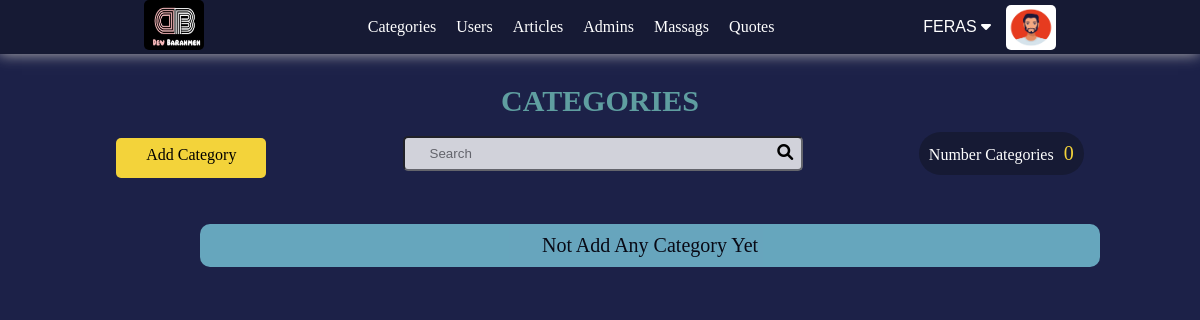
The page /admin/categories.php (signed in) on the database as committed earlier.
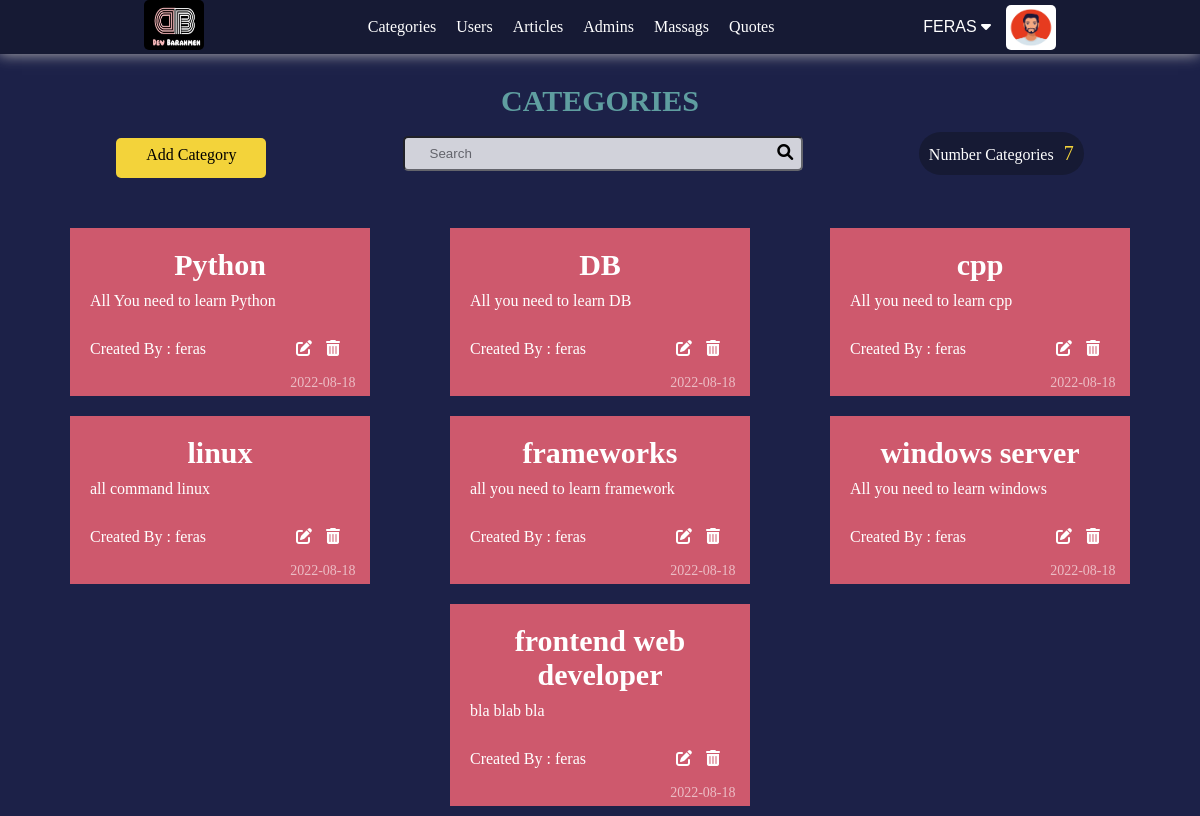
The same page on the database as committed later.
### tables this page shows
CREATE TABLE `users` (
  `IdUser` int(11) NOT NULL COMMENT 'Identify user number',
  `userName` char(255) NOT NULL,
  `password` varchar(255) NOT NULL,
  `email` varchar(255) NOT NULL,
  `fullName` varchar(255) NOT NULL,
  `aboutYou` varchar(255) NOT NULL,
  `langAndTools` varchar(255) NOT NULL,
  `permission` tinyint(11) NOT NULL,
  `age` tinyint(4) NOT NULL,
  `imageName` varchar(255) DEFAULT NULL,
  `dataRegister` date NOT NULL
);

CREATE TABLE `categories` (
  `IdCategory` int(11) NOT NULL,
  `titleCategory` varchar(255) NOT NULL,
  `content` varchar(100) NOT NULL,
  `additionDate` date NOT NULL,
  `IDwriter` int(11) NOT NULL
);

### admin/init.php (called while the page is built, shortened)
<?php
    include("config.php");
    $tpl            = 'include/templates/';
    $css            = 'layout/backend.css';
    $commfilesCSS   = '../commonBetweenBackFront/css/';
    $commfilesImags =  '../commonBetweenBackFront/images/';
    $commfilesPHP   = '../commonBetweenBackFront/php/';
    include($commfilesPHP. 'functions.php');
    include($tpl . 'header.php');
    if (!function_exists('SetNav')) {
        function SetNav() {
            global $tpl;
            include($tpl . 'nav.php');
        }
    }

### admin/categories.php (the view, shortened to what this page needs)
<?php
    include ('init.php');
    SetNav();
    function PrintCategories() {
        $data = Queries::FromTable("categories.*, users.IdUser, users.userName", "categories", "INNER JOIN users ON users.IdUser = categories.IDwriter");
        if ( !empty($data))  {
            foreach($data as $info ) {
                ?>
                    <div class="category">
                        <div class="content-category">
                            <h4><?php echo $info['titleCategory'] ?></h4>
                            <p class="content"><?php echo $info['content'] ?></p>
                        </div>
                        <div class="info-category">
                            <div class="layout">
                                <div class="optins">
                                    <a href="#" class="writer" data-hover="created by"><span>Created By : </span><span class="name"><?php echo $info['userName'] ?></span></a>
                                    <div class="">
                                        <a href="categories.php?categoriesAction=edit&IdCategory=<?php echo $info['IdCategory'] ?>" class="process-btn" data-hover="Edit"><i class="fa-solid fa-pen-to-square"></i></a>
                                        <a href="categories.php?categoriesAction=delete&IdCategory=<?php echo $info['IdCategory'] ?>"  onclick="return Confirm()" class="process-btn" data-hover="Delete"><i class="fa-solid fa-trash-can"></i></a>
                                    </div>
                                </div>
                                <span class="date-category"><?php echo $info['additionDate'] ?></span>
                            </div>
                        </div>
                    </div>
                <?php
            }
        } else {
            ?> <div class=""><?php GlobalFunctions::AlertMassage("Not Add Any Category Yet ", "info"); ?> </div> <?php
        }
    }
        ?>
        <?php
function MainStructer () {
    ?>
        <h3 class="h-title">Categories</h3>
        <div class="additions">
                <a href="categories.php?categoriesAction=add" class="form-btn">Add Category</a>
                <div class="search">
                    <i class="fa-solid fa-magnifying-glass"></i>
                    <input type="search" placeholder="Search" id="gsearch" name="gsearch">
                </div>
                <div class="number-articles">
                    <span>Number Categories</span> <span class="num"><?php echo  Queries::Counter("IdCategory", 'categories') ?></span>
                </div>
            </div>
        <div class="page-category">
            <?php PrintCategories() ?>
        </div>
    <?php
}
    function Controller() {
        switch (GetRequests::GetValueGet('categoriesAction')) {
            default:
                MainStructer();
                break;
        }
    }
    Controller();
    include ($tpl . 'footer.php');

### admin/include/templates/header.php (shortened to what this page needs)
<!DOCTYPE html>
<html lang="en">
    <head>
        <link rel="stylesheet" href="static\..\<?php echo $css ?>">
        <link rel="stylesheet" href="<?php echo $commfilesCSS?>navigationBar.css">
        <link rel="stylesheet" href="<?php echo  $commfilesCSS ?>globalEdit.css">
        <link rel="stylesheet" href="<?php echo  $commfilesCSS ?>all.min.css">
    </head>
    <body>

### admin/include/templates/nav.php (shortened to what this page needs)
<?php
    function NavStructer() {
        global $commfilesImags;
        global $commfilesuploaded;
        ?>
                <nav>
                    <div class="logo"><a href="dashbord.php"><img src="<?php echo $commfilesImags ?>logos/logo.jpg" alt="Logo"></a></div>
                    <div class="bar">
                        <ul>
                            <li><a href="categories.php">Categories</a></li>
                            <li><a href="users.php">Users</a></li>
                            <li><a href="articles.php">Articles</a></li>
                            <li><a href="#">Admins</a></li>
                            <li><a href="#">Massags</a></li>
                            <li><a href="#">Quotes</a></li>
                        </ul>
                    </div>
                    <div class="options-user">
                        <?php Images::SetImg($commfilesuploaded.'users/', Images::GetNameImgFromDB('imageName', 'users', "Where IdUser = " .  Sessions::GetValueSessionDepKey('IdUser')), 'profile-pictuer') ?>
                        <div class="label-dropdown">
                            <div class="pull-right">
                                <div class="dropdown label-dropdown">
                                    <button onclick="myFunction()" class="dropbtn name-in-nav">
                                        <?php echo $_SESSION['adminName'] ?>  <i class="fa-solid fa-caret-down" aria-hidden="true"></i>
                                </div>
                            </div>
                        </div>
                    </div>
                </nav>
        <?php
    }
    NavStructer();

### commonBetweenBackFront/php/functions.php (shortened to what this page needs)
<?php
    class GlobalFunctions {
            ?> <a href="<?php echo $_SERVER['HTTP_REFERER']?>"  class="form-btn back-btn">Back</a> <?php
        public static function AlertMassage($mass, $typeAlert= 'danger') {
            ?> <div class="alert <?php echo $typeAlert?>"><?php echo $mass?></div> <?php
        }
    }
    class Queries {
        public static function FromTable($filed='*', $table, $condition=NULL, $typeFetch = 'fetchAll', $ordered = null, $typeOrders = 'DESC', $limit = NULL) {
            global $db;
            if($ordered === null) {
                $stmt = $db->prepare("SELECT $filed FROM $table $condition $limit");
            }
            else
                $stmt = $db->prepare("SELECT $filed FROM $table $condition ORDER BY $ordered $typeOrders $limit");
            $stmt->execute();
            if ($typeFetch === 'fetchAll')
                $requerd = $stmt->fetchAll();
            elseif($typeFetch === 'fetch') {
                $requerd = $stmt->fetch();
            }
            return $requerd;
        }
        public static function Counter($columnName, $tableName, $where = NULL) {
            global $db;
            $stmt = $db->prepare("SELECT COUNT($columnName) FROM $tableName $where");
            $stmt->execute();
            $number = $stmt->fetch();
            if ($stmt->rowCount() > 0 ) {
                return $number[0];
            } else {
                echo "Random Nubmer";
            }
        }
    }
    class GetRequests {
        public static function IfGet() {
            if(! empty($_GET)) {
                return true;
            } else {
                return false;
            }
        }
    }
    class Images {
        public static function GetNameImgFromDB($nameCol, $nameTable , $where ) {
            return  Queries::FromTable($nameCol, $nameTable,  $where , 'fetch')['imageName'];
        }
        public static function SetImg($path, $nameImg, $class = NULL ) {
            global $commfilesImags;
            if ( ! empty ($nameImg)) {
                ?> <img src="<?php echo $path . $nameImg ?>" alt="Image" class="<?php echo $class ?>"> <?php
            } else {
                ?>  <img src="<?php echo $commfilesImags ?>/imagesProject/defaultImg.jpg" alt="Image" class="<?php echo $class ?>"> <?php
            }
        }
    }

### admin/include/templates/footer.php (shortened to what this page needs)
</body>
</html>

### admin/layout/backend.css (style rules this page uses)
.process-btn:before { content: attr(data-hover); visibility: hidden; opacity: 0; width: 80px; background-color: black; color: #fff; text-align: center; border-radius: 5px; padding: 5px 0; transition: opacity 1s ease-in-out; position: absolute; z-index: 1; left: -46%; top: 70%; }
.additions { height: fit-content; display: flex; align-items: center; justify-content: space-evenly; }
.additions a { text-align: center; }
.additions .search i { position: relative; left: 94%; color: black; z-index: 3; }
.additions .search input { padding: 8px 25px; width: 400px; border-radius: 5px; outline: none; opacity: .8; }
.additions .number-articles { background-color: var(--bbackground-color); padding: 10px; border-radius: 50px; transition: .2s ease-in-out; }
.additions .number-articles .num { color: var(--assistant); font-size: 20px; margin: 0 0 0 6px; }
.page-category { display: flex; width: 100%; justify-content: space-evenly; flex-wrap: wrap; margin-top: 40px; }
.page-category .category { background-color: var(--color-cards); padding: 20px; width: 300px; margin: 10px; }
.page-category .category .content-category h4 { text-align: center; margin-bottom: 10px; font-size: 30px; font-weight: bold; }
.page-category .category .info-category .date-category { font-size: 14px; position: relative; left: 77%; top: 15px; opacity: .6; width: fit-content; }
.page-category .category .info-category .layout { margin-top: 10px; }
.page-category .category .info-category .layout .optins a { color: white; margin-right: 10px; }
.page-category .category .info-category .layout a span { color: white; }
.page-category .category .info-category .layout .optins { margin-top: 30px; display: flex; justify-content: space-between; }

### commonBetweenBackFront/css/navigationBar.css (style rules this page uses)
nav { background-color: #161A34; display: flex; justify-content: space-evenly; align-items: center; box-shadow: -1px 0 14px #b9b7b7; }
.logo img { width: 60px; height: 50px; border-radius: 5px; }
nav ul { display: flex; justify-content: space-between; }
nav ul li { margin-left: 20px; transition: all 1s; }
nav ul li a { color: white; }
.options-user { display: flex; flex-direction: row-reverse; justify-content: center; align-items: center; }
.profile-pictuer { width: 50px; height: 45px; border-radius: 5px; margin-left: 10px; }
.name-in-nav { display: inline; text-transform: uppercase; font-size: 13px; }

### commonBetweenBackFront/css/globalEdit.css (style rules this page uses)
* { -moz-box-sizing: border-box; -webkit-box-sizing: border-box; box-sizing: border-box; padding: 0px; margin: 0px; }
:root { --main-color: #1C2148; --bbackground-color: #161A34; --assistant: #f3d33a; --titels: cadetblue; --sun-theam: white; --danger: #ed6464; --info: rgb(135, 222, 239); --success: rgb(147, 227, 147); --desine-one: #81ecec; --color-cards: #ce596d; }
html { scroll-behavior: smooth; }
body { background-color: #1C2148; color: var(--sun-theam); height: 85vh; }
ul { list-style: none; }
a { text-decoration: none; }
.dropbtn { color: var(--therd-color); padding: 5px; font-size: 16px; border: none; width: fit-content; height: auto; cursor: pointer; z-index: 1000; background-color: inherit; }
.dropdown { position: relative; display: inline-block; }
.h-title { text-align: center; margin-top: 20px; color: var(--titels); padding: 10px; border-radius: 10px; text-transform: uppercase; font-size: 30px; }
.form-btn { margin-top: 10px; padding: 8px; border-radius: 5px; background-color: var(--assistant); width: 150px; height: 40px; color: black; transition-duration: .2s; transition-timing-function: ease-in-out; border: none; outline: none; }
.alert { text-align: center; padding: 10px; margin-top: 5px; width: 900px; border-radius: 10px; font-size: 20px; position: relative; top: 3%; opacity: .7; left: 50px; }
.info { background-color: var(--info); color: black; }

Rows that differ between the two databases and show on the page:
added categories: titleCategory "Python", content "All You need to learn Python", IDwriter.userName "feras", additionDate "2022-08-18"
added categories: titleCategory "DB", content "All you need to learn DB", IDwriter.userName "feras", additionDate "2022-08-18"
added categories: titleCategory "cpp", content "All you need to learn cpp", IDwriter.userName "feras", additionDate "2022-08-18"
added categories: titleCategory "linux", content "all command linux", IDwriter.userName "feras", additionDate "2022-08-18"
added categories: titleCategory "frameworks", content "all you need to learn framework", IDwriter.userName "feras", additionDate "2022-08-18"
added categories: titleCategory "windows server", content "All you need to learn windows", IDwriter.userName "feras", additionDate "2022-08-18"
added categories: titleCategory "frontend web developer", content "bla blab bla", IDwriter.userName "feras", additionDate "2022-08-18"
Other text that changed with them:
Queries::Counter("IdCategory", 'categories'): "0" → "7"
$mass: "Not Add Any Category Yet" → (not shown)
